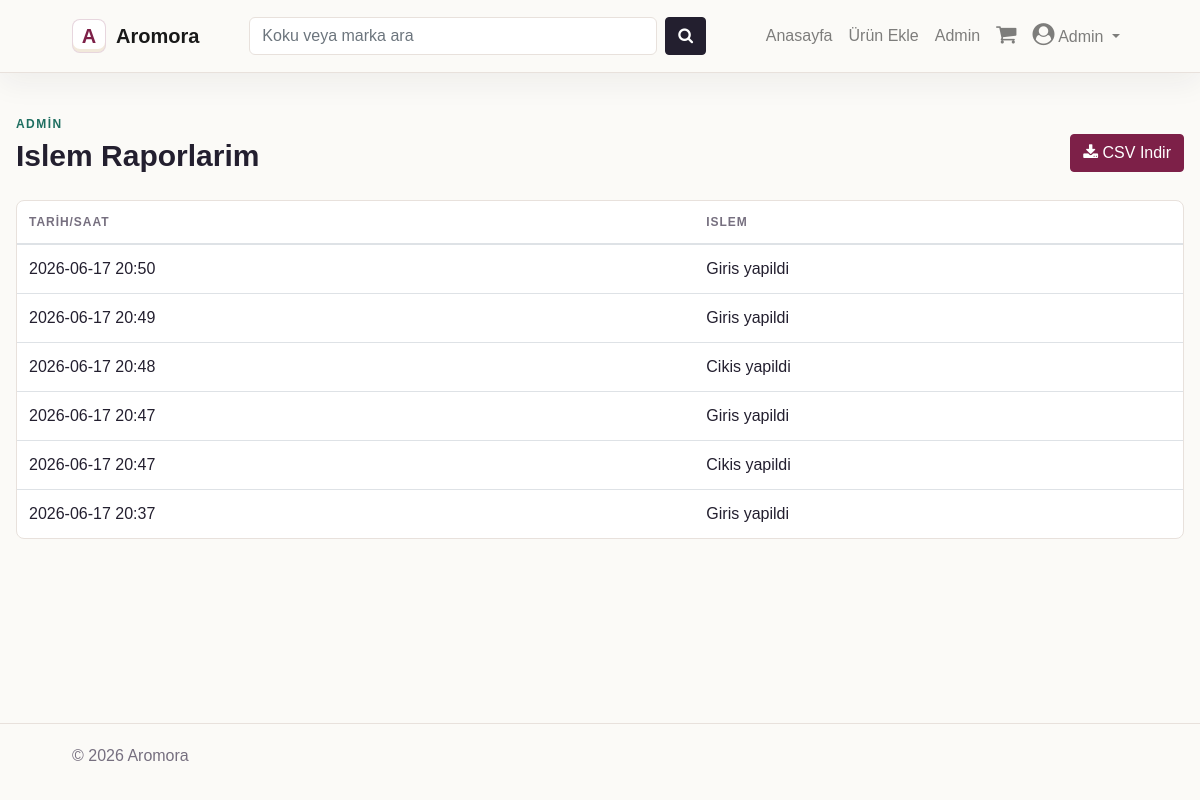
Screenshot of /reports (signed in) with the database file from the repository.
### app/db_models.py (models this page shows, shortened)
class User(UserMixin, db.Model):
    __tablename__ = "users"
    id = db.Column(db.Integer, primary_key=True)
    name = db.Column(db.String(100), nullable=False)
    email = db.Column(db.String(100), unique=True, nullable=False)
    phone = db.Column(db.String(50), nullable=False)
    password = db.Column(db.String(255), nullable=False)
    admin = db.Column(db.Boolean, default=False)
    email_confirmed = db.Column(db.Boolean, default=False)
    cart = db.relationship("Cart", backref="buyer", lazy=True, cascade="all, delete-orphan")
    orders = db.relationship("Order", backref="customer", lazy=True, cascade="all, delete-orphan")
    logs = db.relationship("Log", backref="user", lazy=True, cascade="all, delete")
    @property
    def role(self):
        return "admin" if self.admin else "customer"

class Log(db.Model):
    __tablename__ = "logs"
    id = db.Column(db.Integer, primary_key=True)
    user_id = db.Column(db.Integer, db.ForeignKey("users.id"), nullable=False)
    action = db.Column(db.String(255), nullable=False)
    created_at = db.Column(db.DateTime, default=datetime.utcnow)

### app/__init__.py (the view)
@app.route('/reports')
@login_required
def reports():
	logs = Log.query.filter_by(user_id=current_user.id).order_by(Log.created_at.desc()).all()
	return render_template('reports.html', logs=logs)

### app/__init__.py (called while the page is built)
@app.context_processor
def inject_now():
	return {'now': datetime.utcnow(), 'current_role': role_for_user(current_user)}

@login_manager.user_loader
def load_user(user_id):
	return db.session.get(User, int(user_id))

### app/user_roles.py (called while the page is built)
def role_for_user(user):
    if user is None or not getattr(user, "is_authenticated", False):
        return VisitorRole()
    if getattr(user, "admin", False):
        return AdminRole(user)
    return CustomerRole(user)

### app/templates/reports.html (shortened to what this page needs)
{% extends "base.html" %}
{% block content %}
<section class="section-title">
  <div>
    <p class="eyebrow">{{ current_role.display_name }}</p>
    <h1>Islem Raporlarim</h1>
  </div>
  <a href="{{ url_for('download_report') }}" class="btn btn-primary">
    <i class="fa fa-download"></i> CSV Indir
  </a>
</section>
<div class="table-shell">
  <table class="table">
    <thead>
      <tr>
        <th>Tarih/Saat</th>
        <th>Islem</th>
      </tr>
    </thead>
    <tbody>
      {% for log in logs %}
        <tr>
          <td>{{ log.created_at.strftime('%Y-%m-%d %H:%M') }}</td>
          <td>{{ log.action }}</td>
        </tr>
      {% else %}
        <tr>
          <td colspan="2" class="text-center">Henuz islem kaydi yok.</td>
        </tr>
      {% endfor %}
    </tbody>
  </table>
</div>
{% endblock %}

### app/templates/base.html (shortened to what this page needs)
{% import "bootstrap/wtf.html" as wtf %}
<!DOCTYPE html>
<html lang="tr">
  <head>
    <link rel="stylesheet" href="https://maxcdn.bootstrapcdn.com/bootstrap/4.0.0/css/bootstrap.min.css">
    <link rel="stylesheet" type="text/css" href="{{ url_for('static', filename='styles.css') }}">
    <link rel="stylesheet" href="https://cdnjs.cloudflare.com/ajax/libs/font-awesome/4.7.0/css/font-awesome.min.css">
  </head>
  <body>
    <nav class="navbar navbar-expand-lg navbar-light app-nav">
      <a class="navbar-brand brand" href="{{ url_for('home') }}">
        <span class="brand-mark">A</span>
        <span>Aromora</span>
      </a>
      <div class="collapse navbar-collapse" id="navbarSupportedContent">
        <form class="form-inline search-form" action="{{ url_for('search') }}">
          <input class="form-control" type="search" name="query" placeholder="Koku veya marka ara" required>
          <button class="btn btn-dark" type="submit"><i class="fa fa-search"></i></button>
        </form>
        <ul class="navbar-nav ml-auto align-items-lg-center">
          <li class="nav-item"><a class="nav-link" href="{{ url_for('home') }}">Anasayfa</a></li>
          {% if not current_user.is_authenticated %}
            <li class="nav-item"><a class="nav-link" href="{{ url_for('login') }}">Giriş</a></li>
            <li class="nav-item"><a class="btn btn-primary nav-cta" href="{{ url_for('register') }}">Kayıt Ol</a></li>
          {% else %}
            {% if current_user.admin %}
              <li class="nav-item"><a class="nav-link" href="{{ url_for('admin.add_item') }}">Ürün Ekle</a></li>
              <li class="nav-item"><a class="nav-link" href="{{ url_for('admin.list_items') }}">Admin</a></li>
            {% endif %}
            <li class="nav-item">
              <a class="nav-link icon-link" href="{{ url_for('cart') }}"><i class="fa fa-shopping-cart"></i></a>
            </li>
            <li class="nav-item dropdown">
              <a class="nav-link dropdown-toggle" href="#" id="navbarDropdown" role="button" data-toggle="dropdown">
                <i class="fa fa-user-circle"></i> {{ current_user.name }}
              </a>
            </li>
          {% endif %}
        </ul>
      </div>
    </nav>
    <main class="page-shell">
      {% block content %}{% endblock %}
    </main>
    <footer class="site-footer">
      <span>© {{ now.year }} Aromora</span>
    </footer>
  </body>
</html>

### app/static/styles.css (style rules this page uses)
:root { --ink: #231f2f; --muted: #766f7f; --line: #e8e1dc; --paper: #fbfaf7; --soft: #f3eee7; --accent: #7d2048; --accent-dark: #561732; --gold: #b98538; --forest: #1f6f61; --danger: #b42318; }
* { box-sizing: border-box; }
body { margin: 0; color: var(--ink); background: var(--paper); font-family: Arial, Helvetica, sans-serif; }
a, a:hover { color: inherit; text-decoration: none; }
.app-nav { position: sticky; top: 0; z-index: 10; padding: 14px 6vw; background: rgba(251, 250, 247, 0.96); border-bottom: 1px solid var(--line); box-shadow: 0 10px 30px rgba(35, 31, 47, 0.06); }
.brand { display: inline-flex; gap: 10px; align-items: center; font-weight: 800; letter-spacing: 0; }
.brand-mark { display: inline-grid; width: 34px; height: 34px; place-items: center; border: 1px solid rgba(125, 32, 72, 0.18); border-radius: 8px; background: #fff; color: var(--accent); font-weight: 900; box-shadow: inset 0 -3px 0 rgba(185, 133, 56, 0.18); }
.search-form { gap: 8px; margin-left: 34px; }
.search-form .form-control { width: min(34vw, 420px); border-radius: 6px; border-color: var(--line); background: #fff; }
.icon-link i, .dropdown-toggle i { font-size: 22px; }
.page-shell { width: min(1180px, calc(100% - 32px)); min-height: calc(100vh - 150px); margin: 0 auto; padding: 42px 0 64px; }
.site-footer { border-top: 1px solid var(--line); color: var(--muted); padding: 20px 6vw; }
.store-heading, .section-title { display: flex; align-items: flex-end; justify-content: space-between; gap: 20px; margin-bottom: 28px; }
.store-heading h1, .section-title h1 { max-width: 720px; margin: 0; font-size: clamp(32px, 5vw, 56px); font-weight: 800; line-height: 1.02; }
.section-title h2, .section-title h1 { font-size: 30px; }
.eyebrow { margin: 0 0 8px; color: var(--forest); font-size: 12px; font-weight: 800; letter-spacing: 0.12em; text-transform: uppercase; }
.btn-primary, form .btn-primary { border-color: var(--accent); background: var(--accent); }
.btn-dark { border-color: var(--ink); background: var(--ink); }
.cart-list, .summary-panel, .form-panel, .table-shell, .empty-state { border: 1px solid var(--line); border-radius: 8px; background: #fff; }
.table-shell { overflow-x: auto; }
.table { margin-bottom: 0; }
.table th { border-top: 0; color: var(--muted); font-size: 12px; letter-spacing: 0.08em; text-transform: uppercase; }

### rows the page displays
User: name "Admin", display_name "ADMIN"
Log: created_at "2026-06-17 20:50", action "Giris yapildi"
Log: created_at "2026-06-17 20:49", action "Giris yapildi"
Log: created_at "2026-06-17 20:48", action "Cikis yapildi"
Log: created_at "2026-06-17 20:47", action "Giris yapildi"
Log: created_at "2026-06-17 20:47", action "Cikis yapildi"
Log: created_at "2026-06-17 20:37", action "Giris yapildi"
